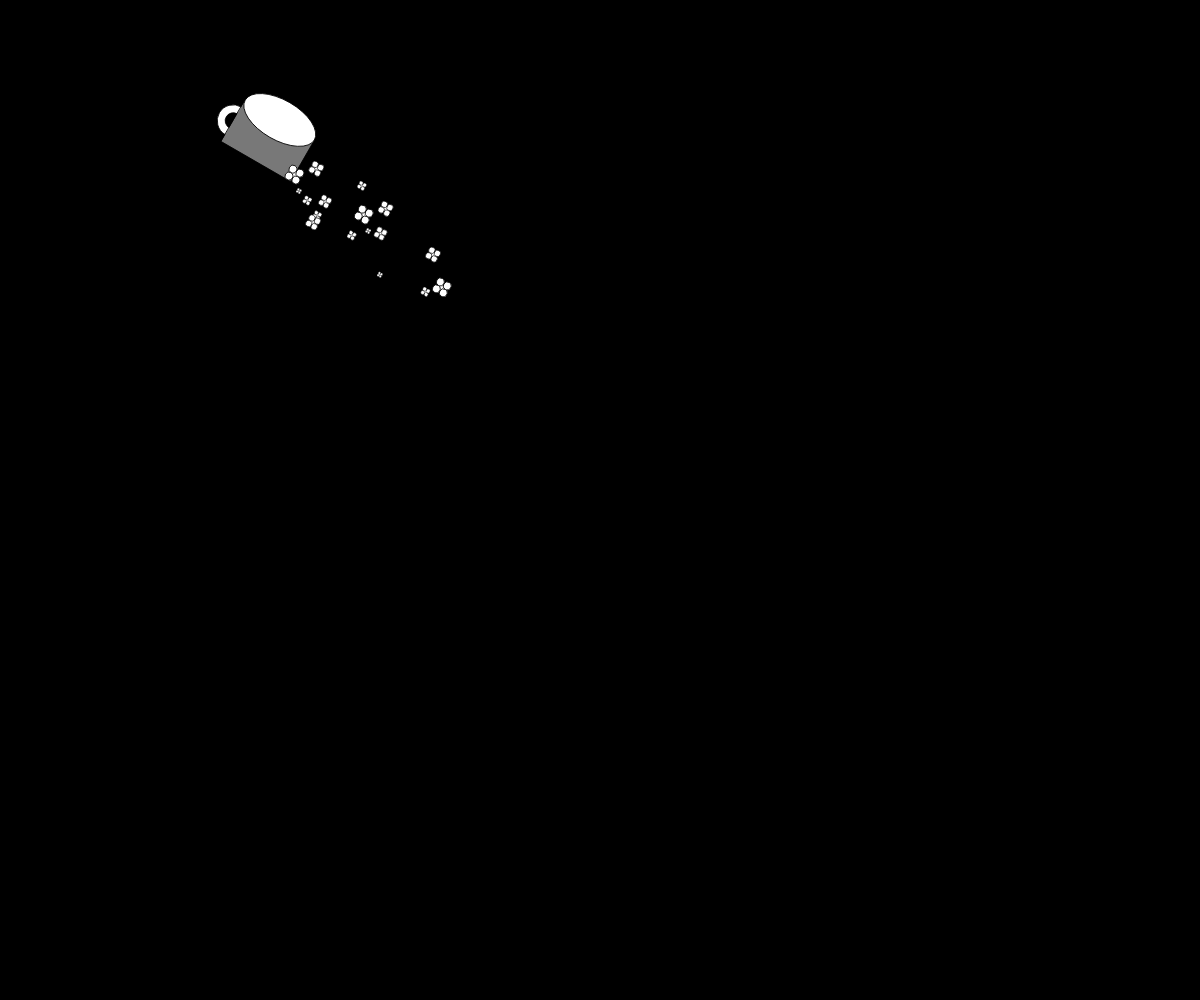
Frame 1 (no input)
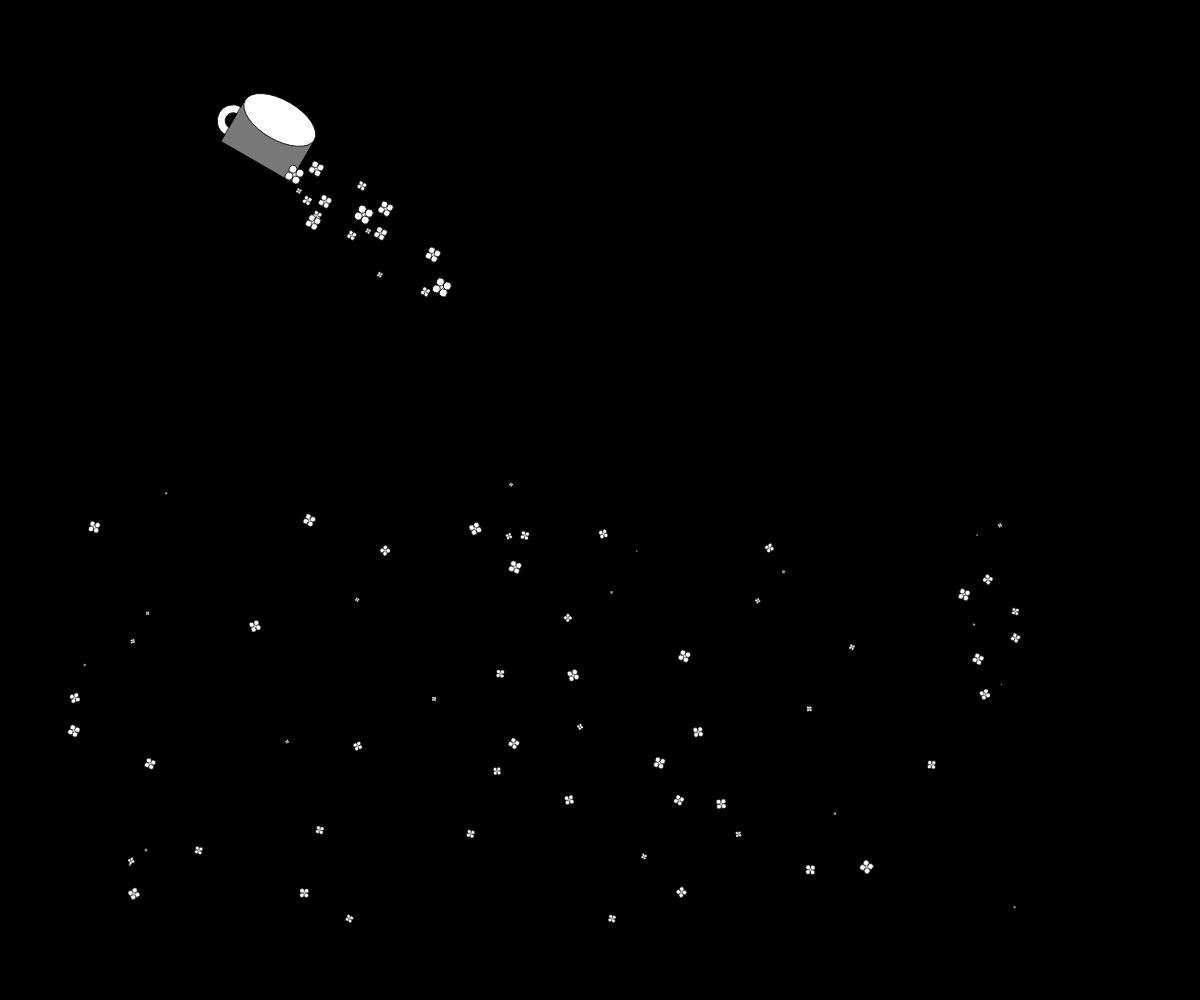
Frame 60 (no input)
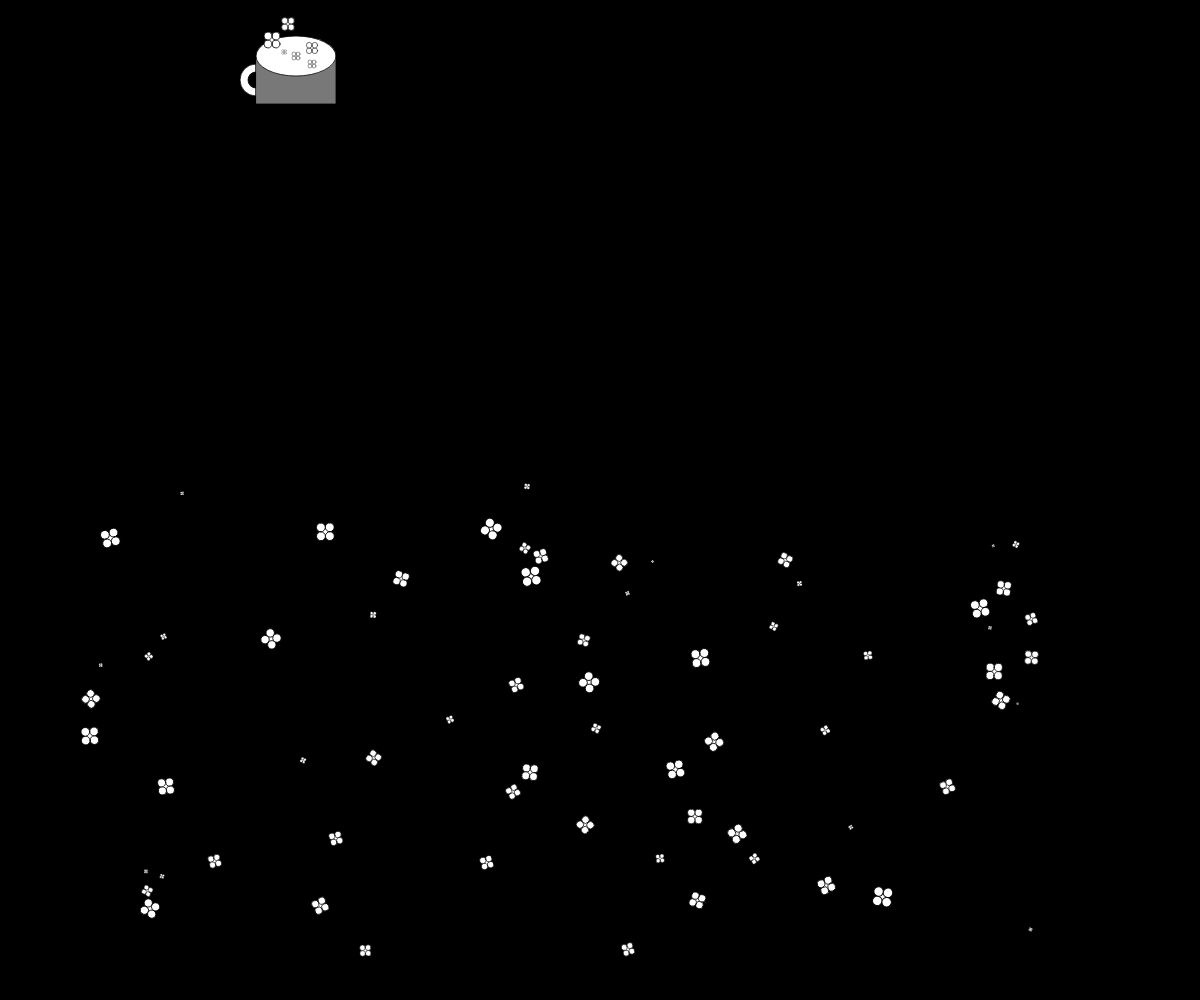
Frame 120 (the mouse pressed at the canvas centre since frame 60)

The p5.js sketch that drew these frames (run headless with seeded random() and noise() and a simulated clock; from frame 60 on, the mouse is pressed at the canvas centre):

// p5.js sketch
// ── sketch.js
//Inspired by the sentence below:
//“Too many lives drift like fallen leaves, 
//but only you rise, floating like golden rain.”
let flowers = [];
const numFlowers = 68; 
const stepSize = 1;

function initialiseFlowers() {
  flowers = []; 

  for (let i = 0; i < numFlowers; i++) {
    let flower = new Flower(
      random(width), 
      random(height/2)+height/2,//position the flower field in the lower half of the screen
      random(360),
      random(10, 120),
      color(255))
    flowers.push(flower); 
  }
}

function windowResized() {
  resizeCanvas(windowWidth, windowHeight);
}

function setup() {
  createCanvas(windowWidth, windowHeight);
  angleMode(DEGREES);
  initialiseFlowers();
}

function draw() {
  background(0); 

  push();
  const s = 0.8;                 // 缩放比例：0.85~0.95 之间调
  translate(width * 0.06, 0); // 往右下挪一点点，避免贴边
  scale(s);

  if (Math.floor(frameCount / 120) % 2  == 0) {
    push();
    //spilled mug
    rotate(30);
    ellipse(250,30,40,40);
    fill(0);
    ellipse(250,30,20,20);//handle of the mug
    fill(120);
    rect(250,0,100,60);//body of the mug
    fill(255);
    ellipse(300,0,100,50);//rim of the mug
    //spilled flowers
    drawFlower(380,70,5);
    drawFlower(400,60,7);
    drawFlower(400,80,5);
    drawFlower(370,30,8);
    drawFlower(365,65,3);
    drawFlower(350,50,10);
    drawFlower(430,20,5);
    drawFlower(480,60,7);
    drawFlower(450,80,5);
    drawFlower(470,30,8);
    drawFlower(465,65,3);
    drawFlower(450,50,10);
    drawFlower(400,90,8);
    drawFlower(505,105,3);
    drawFlower(550,50,8);
    drawFlower(565,95,5);
    drawFlower(580,80,10);
    pop();
  }else{
    //upright mug
    ellipse(230,100,40,40);
    fill(0);
    ellipse(230,100,20,20);
    fill(120);
    rect(230,70,100,60);
    fill(255);
    ellipse(280,70,100,50);
    //flowers in the mug
    drawFlower(280,70,5);
    drawFlower(300,60,7);
    drawFlower(300,80,5);
    drawFlower(270,30,8);
    drawFlower(265,65,3);
    drawFlower(250,50,10);
  }

  translate(0, height * 0.10);  // ✅ 花海整体下移 10% 高度（你可调 0.06~0.15）
  for (const flower of flowers) {
    flower.update();
    flower.display();
  }
  pop();
}

function drawFlower(x,y,size){
  strokeWeight(size/10);
  stroke(0);
  ellipse(x, y, size);
  ellipse(x+size/2,y+size/2,size);
  ellipse(x-size/2,y+size/2,size);
  ellipse(x+size/2,y-size/2,size);
  ellipse(x-size/2,y-size/2,size);
}

class Flower {
  constructor(x, y, angle, diameter, colour) {
    this.x = x;
    this.y = y;
    this.angle = angle;
    this.diameter = diameter;
    this.colour = colour;

    //The following few sentences on how to use lerp and isFalling to implement the flower falling process were assisted by ChatGPT.
    //The rest, including the flower rotation, positions, mug design and so on, are entirely original.
    this.startX = x;
    this.startY = y;
    this.targetX = x;
    this.targetY = y + random(0, 100); 
    this.startDiameter = 0; 
    this.targetDiameter = diameter; 
    this.progress = 0; 
    this.isFalling = true; // Determine if the falling process is finished.
  }
  display() {
    push();

    fill(this.colour);

    translate(this.x, this.y);
    rotate(this.angle);
    scale(this.diameter);
    
    strokeWeight(0.01);
    ellipse(0, 0, 0.1);

    // Style for flowers
    fill(255);
    stroke(0);

    //petals
    ellipse(0.05,0.05,0.1);
    ellipse(-0.05,0.05,0.1);
    ellipse(0.05,-0.05,0.1);
    ellipse(-0.05,-0.05,0.1);

    pop();
  }
  update() {
    if (this.isFalling) {
      this.x = lerp(this.startX, this.targetX, this.progress);
      this.y = lerp(this.startY, this.targetY, this.progress);
      
      this.diameter = lerp(this.startDiameter, this.targetDiameter, this.progress);
      
      this.progress += 0.01; 
      
      if (this.progress >= 1) {
        this.isFalling = false; //finish falling
      }
    } else {
    // Start movig side to side after the flowers have fallen
      this.x += stepSize;

      if (this.x - this.diameter / 2 > width) {
        this.x = - this.diameter / 2;
      }
    }
    this.angle += stepSize;
  }
}
